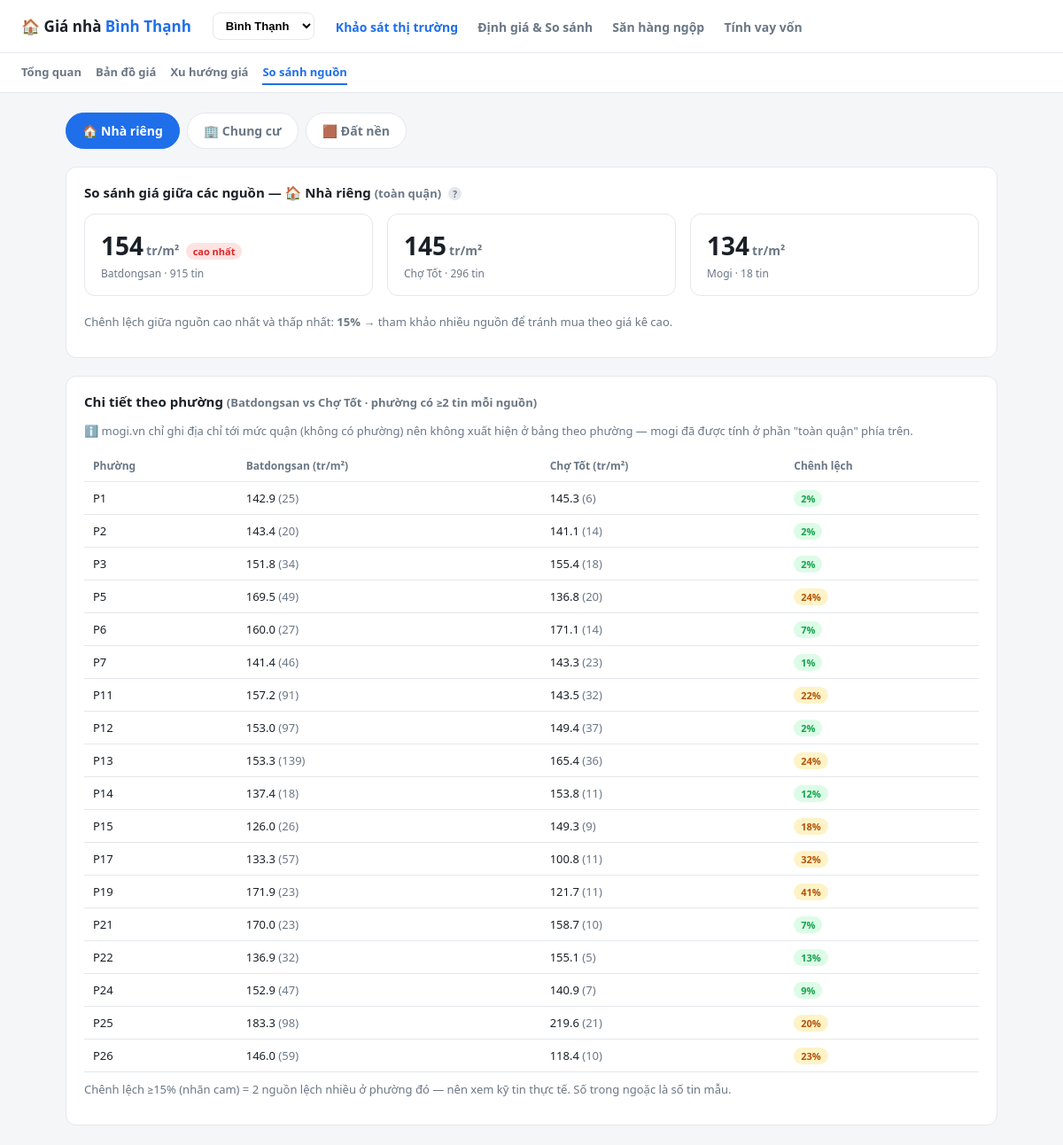
The page /so-nguon on the database its author committed.
### tables this page shows
CREATE TABLE listings (
    id          INTEGER PRIMARY KEY AUTOINCREMENT,
    source      TEXT    DEFAULT 'crawl',   -- 'crawl' | 'thuc_te' (giá đóng thật)
    tieu_de     TEXT,
    dia_chi     TEXT,
    quan        TEXT    DEFAULT 'Bình Thạnh',
    phuong      TEXT,
    loai_duong  TEXT,                       -- 'mat_tien' | 'hxh' | 'hem'
    rong_hem    REAL,
    dien_tich   REAL,                       -- m2
    ngang       REAL,
    dai         REAL,
    so_tang     INTEGER,
    huong       TEXT,
    gia         REAL,                        -- tỷ đồng
    gia_per_m2  REAL,                        -- triệu đồng/m2
    ngay_dang   TEXT,
    trang_thai  TEXT    DEFAULT 'dang_ban',
    ghi_chu     TEXT,
    lat         REAL,
    lng         REAL,
    url         TEXT,
    created_at  TEXT    DEFAULT (datetime('now'))
, loai_bds TEXT DEFAULT 'nha_rieng', du_an TEXT, so_pn INTEGER, district_id TEXT DEFAULT 'binh_thanh', ward_id TEXT, street_id TEXT);

### src/app.py (the view)
@app.route("/so-nguon")
def so_nguon():
    loai_bds = _loai_bds()
    d = _district()
    return render_template(
        "so_nguon.html",
        loai_bds=loai_bds,
        loai_bds_label=LOAI_BDS_LABEL,
        source_label=SOURCE_LABEL,
        overall=db.source_overall(loai_bds, d),
        by_ward=db.source_by_ward(loai_bds, d),
    )

### src/app.py (called while the page is built)
def _loai_bds():
    v = request.args.get("loai_bds") or LOAI_BDS_DEFAULT
    return v if v in LOAI_BDS_LABEL else LOAI_BDS_DEFAULT

def _district():
    v = request.args.get("quan")
    if v and v in DISTRICTS:
        session["quan"] = v
        return v
    return session.get("quan", DISTRICT_DEFAULT)

@app.template_filter("wardlabel")
def _wardlabel(w):
    if w is None or w == "":
        return "—"
    return f"P{w}" if str(w).isdigit() else str(w)

@app.context_processor
def _inject_district():
    avail = db.districts_in_db() or [DISTRICT_DEFAULT]
    return dict(cur_district=_district(), district_label=DISTRICT_LABEL,
                districts_avail=avail)

### src/db.py (called while the page is built)
def get_conn():
    os.makedirs(os.path.dirname(DB_PATH), exist_ok=True)
    conn = sqlite3.connect(DB_PATH)
    conn.row_factory = sqlite3.Row
    return conn

def _filt(loai_bds: str | None = None, district_id: str | None = None):
    cl, p = [], []
    if district_id:
        cl.append("district_id = ?"); p.append(district_id)
    if loai_bds:
        cl.append("loai_bds = ?"); p.append(loai_bds)
    return ((" AND " + " AND ".join(cl)) if cl else ""), p

def districts_in_db() -> list[str]:
    with get_conn() as conn:
        return [r[0] for r in conn.execute(
            "SELECT district_id, COUNT(*) c FROM listings WHERE district_id IS NOT NULL "
            "GROUP BY district_id ORDER BY c DESC").fetchall()]

def _ward_sort_key(p: str):
    return (0, int(p)) if str(p).isdigit() else (1, str(p))

def source_overall(loai_bds: str, district_id: str | None = None):
    df, dp = _filt(None, district_id)
    with get_conn() as conn:
        rows = conn.execute(
            f"""SELECT source, gia_per_m2 FROM listings
               WHERE loai_bds = ? AND gia_per_m2 IS NOT NULL{df}""",
            [loai_bds] + dp,
        ).fetchall()
    g: dict[str, list] = {}
    for r in rows:
        g.setdefault(r[0], []).append(r[1])
    return {s: {"median_m2": round(median(v), 1), "n": len(v)} for s, v in g.items()}

### src/templates/so_nguon.html
{% extends "base.html" %}
{% block content %}
<div class="tabs">
  {% for k, v in loai_bds_label.items() %}
  <a class="tab {% if loai_bds == k %}active{% endif %}" href="/so-nguon?loai_bds={{ k }}">{{ v }}</a>
  {% endfor %}
</div>
{% set order = ['batdongsan', 'chotot', 'mogi'] %}
<div class="card">
  <h2>So sánh giá giữa các nguồn — {{ loai_bds_label[loai_bds] }} <span class="muted">(toàn quận)</span>
    <span class="help" data-tip="Cùng một khu vực, nếu một nguồn có giá/m² trung vị cao hơn hẳn thì nguồn đó đang nhiều tin kê giá cao. So nhiều nguồn giúp ước lượng giá thực tế hơn.">?</span></h2>
  {% if not overall %}
  <p class="muted">Chưa có dữ liệu cho loại/quận này.</p>
  {% else %}
  {% set meds = [] %}{% for s in order if s in overall %}{% set _ = meds.append(overall[s].median_m2) %}{% endfor %}
  <div class="kpis" style="grid-template-columns: repeat({{ order|select('in', overall)|list|length }}, 1fr);">
    {% for s in order if s in overall %}
    <div class="kpi">
      <div class="v">{{ overall[s].median_m2|int }}<span class="u">tr/m²</span>
        {% if meds and overall[s].median_m2 == meds|max and meds|length > 1 %}
          <span class="tag" style="background:#fee2e2;color:#dc2626;font-size:11px;">cao nhất</span>
        {% endif %}
      </div>
      <div class="l">{{ source_label.get(s, s) }} · {{ overall[s].n }} tin</div>
    </div>
    {% endfor %}
  </div>
  {% if meds|length > 1 %}
  <p class="muted">Chênh lệch giữa nguồn cao nhất và thấp nhất:
     <b>{{ ((meds|max - meds|min) / meds|min * 100)|round|int }}%</b>
     → tham khảo nhiều nguồn để tránh mua theo giá kê cao.</p>
  {% endif %}
  {% endif %}
</div>
<div class="card">
  <h2>Chi tiết theo phường <span class="muted">(Batdongsan vs Chợ Tốt · phường có ≥2 tin mỗi nguồn)</span></h2>
  <p class="muted">ℹ️ mogi.vn chỉ ghi địa chỉ tới mức quận (không có phường) nên không xuất hiện ở bảng theo phường —
     mogi đã được tính ở phần "toàn quận" phía trên.</p>
  {% if not by_ward %}
  <p class="muted">Không đủ phường có cả 2 nguồn (Batdongsan & Chợ Tốt) để so sánh ở quận này.</p>
  {% else %}
  <div style="overflow-x:auto;">
  <table>
    <thead><tr>
      <th>Phường</th>
      <th>Batdongsan (tr/m²)</th>
      <th>Chợ Tốt (tr/m²)</th>
      <th>Chênh lệch</th>
    </tr></thead>
    <tbody>
      {% for r in by_ward %}
      <tr>
        <td>{{ r.phuong|wardlabel }}</td>
        <td>{% if 'batdongsan' in r.src %}{{ r.src.batdongsan.median_m2 }} <span class="muted">({{ r.src.batdongsan.n }})</span>{% else %}—{% endif %}</td>
        <td>{% if 'chotot' in r.src %}{{ r.src.chotot.median_m2 }} <span class="muted">({{ r.src.chotot.n }})</span>{% else %}—{% endif %}</td>
        <td>
          {% if 'batdongsan' in r.src and 'chotot' in r.src %}
            <span class="tag {% if r.chenh_pct >= 15 %}tag-real{% else %}tag-hxh{% endif %}">{{ r.chenh_pct }}%</span>
          {% else %}<span class="muted">thiếu nguồn</span>{% endif %}
        </td>
      </tr>
      {% endfor %}
    </tbody>
  </table>
  </div>
  <p class="muted" style="margin-top:10px;">Chênh lệch ≥15% (nhãn cam) = 2 nguồn lệch nhiều ở phường đó —
     nên xem kỹ tin thực tế. Số trong ngoặc là số tin mẫu.</p>
  {% endif %}
</div>
{% endblock %}

### src/templates/base.html (shortened to what this page needs)
<!DOCTYPE html>
<html lang="vi">
<head>
</head>
<body>
  {% set p = request.path %}
  {% set grp = 'market' if p in ['/', '/heatmap', '/xu-huong', '/so-nguon']
        else 'valuation' if p in ['/dinh-gia', '/so-sanh']
        else 'deal' if p == '/trung-lap'
        else 'finance' if p == '/vay-von' else 'market' %}
  <header>
    <h1>🏠 Giá nhà <span style="color:var(--accent)">{{ district_label.get(cur_district, 'TP.HCM') }}</span></h1>
    <form method="get" style="margin:0;">
      <select name="quan" onchange="this.form.submit()"
              style="width:auto; padding:6px 10px; font-size:13px; font-weight:600;">
        {% for d in districts_avail %}
        <option value="{{ d }}" {% if d == cur_district %}selected{% endif %}>{{ district_label.get(d, d) }}</option>
        {% endfor %}
      </select>
    </form>
    <nav>
      <a href="/" class="{% if grp == 'market' %}active{% endif %}">Khảo sát thị trường</a>
      <a href="/dinh-gia" class="{% if grp == 'valuation' %}active{% endif %}">Định giá &amp; So sánh</a>
      <a href="/trung-lap" class="{% if grp == 'deal' %}active{% endif %}">Săn hàng ngộp</a>
      <a href="/vay-von" class="{% if grp == 'finance' %}active{% endif %}">Tính vay vốn</a>
    </nav>
  </header>
  {% if grp == 'market' %}
  <div class="subnav">
    <a href="/" class="{% if p == '/' %}active{% endif %}">Tổng quan</a>
    <a href="/heatmap" class="{% if p == '/heatmap' %}active{% endif %}">Bản đồ giá</a>
    <a href="/xu-huong" class="{% if p == '/xu-huong' %}active{% endif %}">Xu hướng giá</a>
    <a href="/so-nguon" class="{% if p == '/so-nguon' %}active{% endif %}">So sánh nguồn</a>
  </div>
  {% elif grp == 'valuation' %}
  <div class="subnav">
    <a href="/dinh-gia" class="{% if p == '/dinh-gia' %}active{% endif %}">Tính giá theo căn cụ thể</a>
    <a href="/so-sanh" class="{% if p == '/so-sanh' %}active{% endif %}">So sánh giá giữa các phường</a>
  </div>
  {% endif %}
  <div class="wrap">
    {% block content %}{% endblock %}
  </div>
</body>
</html>

### src/templates/base.html (style rules this page uses)
:root { --bg: #f5f6f8; --card: #fff; --ink: #1a2027; --muted: #6b7785; --line: #e4e7ec; --accent: #1f6feb; --accent2: #16a34a; --warn: #d97706; }
* { box-sizing: border-box; }
body { margin: 0; font-family: system-ui, "Segoe UI", Roboto, sans-serif; background: var(--bg); color: var(--ink); }
header { background: var(--card); border-bottom: 1px solid var(--line); padding: 14px 24px; display: flex; align-items: center; gap: 24px; }
header h1 { font-size: 17px; margin: 0; }
nav a { color: var(--muted); text-decoration: none; font-weight: 600; font-size: 14px; margin-right: 18px; }
nav a.active, nav a:hover { color: var(--accent); }
.wrap { max-width: 1100px; margin: 22px auto; padding: 0 24px; }
.card { background: var(--card); border: 1px solid var(--line); border-radius: 12px; padding: 18px 20px; margin-bottom: 20px; }
.card h2 { font-size: 15px; margin: 0 0 14px; }
select, input { width: 100%; padding: 8px 10px; border: 1px solid var(--line); border-radius: 8px; font-size: 14px; background: #fff; }
table { width: 100%; border-collapse: collapse; font-size: 13px; }
th, td { text-align: left; padding: 9px 10px; border-bottom: 1px solid var(--line); }
th { color: var(--muted); font-weight: 600; font-size: 12px; }
.tag { font-size: 11px; padding: 2px 8px; border-radius: 999px; font-weight: 600; }
.tag-hxh { background: #dcfce7; color: #16a34a; }
.tag-real { background: #fef3c7; color: #b45309; }
.kpis { display: grid; grid-template-columns: repeat(4, 1fr); gap: 16px; margin-bottom: 20px; }
.kpi { background: var(--card); border: 1px solid var(--line); border-radius: 12px; padding: 16px 18px; }
.kpi .v { font-size: 28px; font-weight: 700; }
.kpi .v .u { font-size: 14px; font-weight: 600; color: var(--muted); margin-left: 3px; }
.kpi .l { font-size: 12px; color: var(--muted); margin-top: 4px; }
.muted { color: var(--muted); font-size: 13px; }
.tabs { display: flex; gap: 8px; margin-bottom: 20px; flex-wrap: wrap; }
.tab { display: inline-flex; align-items: center; gap: 8px; padding: 10px 18px; border: 1px solid var(--line); border-radius: 999px; background: var(--card); color: var(--muted); text-decoration: none; font-weight: 600; font-size: 14px; }
.tab.active { background: var(--accent); border-color: var(--accent); color: #fff; }
.subnav { background: var(--card); border-bottom: 1px solid var(--line); padding: 8px 24px; display: flex; gap: 16px; }
.subnav a { color: var(--muted); text-decoration: none; font-size: 13px; font-weight: 600; padding: 4px 0; border-bottom: 2px solid transparent; }
.subnav a.active, .subnav a:hover { color: var(--accent); border-bottom-color: var(--accent); }
.help { display: inline-flex; align-items: center; justify-content: center; width: 15px; height: 15px; border-radius: 50%; background: var(--line); color: var(--muted); font-size: 10px; font-weight: 700; cursor: help; margin-left: 4px; vertical-align: middle; position: relative; }

### rows shown on the page
listings: phuong|wardlabel "P11", src.batdongsan.median_m2 "157.2", src.batdongsan.n "91", src.chotot.median_m2 "143.5", src.chotot.n "32", chenh_pct "22"
listings: phuong|wardlabel "P12", src.batdongsan.median_m2 "153.0", src.batdongsan.n "97", src.chotot.median_m2 "149.4", src.chotot.n "37", chenh_pct "2"
listings: phuong|wardlabel "P13", src.batdongsan.median_m2 "153.3", src.batdongsan.n "139", src.chotot.median_m2 "165.4", src.chotot.n "36", chenh_pct "24"
listings: phuong|wardlabel "P14", src.batdongsan.median_m2 "137.4", src.batdongsan.n "18", src.chotot.median_m2 "153.8", src.chotot.n "11", chenh_pct "12"
listings: phuong|wardlabel "P15", src.batdongsan.median_m2 "126.0", src.batdongsan.n "26", src.chotot.median_m2 "149.3", src.chotot.n "9", chenh_pct "18"
listings: phuong|wardlabel "P17", src.batdongsan.median_m2 "133.3", src.batdongsan.n "57", src.chotot.median_m2 "100.8", src.chotot.n "11", chenh_pct "32"
listings: phuong|wardlabel "P19", src.batdongsan.median_m2 "171.9", src.batdongsan.n "23", src.chotot.median_m2 "121.7", src.chotot.n "11", chenh_pct "41"
listings: phuong|wardlabel "P21", src.batdongsan.median_m2 "170.0", src.batdongsan.n "23", src.chotot.median_m2 "158.7", src.chotot.n "10", chenh_pct "7"
listings: phuong|wardlabel "P22", src.batdongsan.median_m2 "136.9", src.batdongsan.n "32", src.chotot.median_m2 "155.1", src.chotot.n "5", chenh_pct "13"
listings: phuong|wardlabel "P24", src.batdongsan.median_m2 "152.9", src.batdongsan.n "47", src.chotot.median_m2 "140.9", src.chotot.n "7", chenh_pct "9"
listings: phuong|wardlabel "P25", src.batdongsan.median_m2 "183.3", src.batdongsan.n "98", src.chotot.median_m2 "219.6", src.chotot.n "21", chenh_pct "20"
listings: phuong|wardlabel "P26", src.batdongsan.median_m2 "146.0", src.batdongsan.n "59", src.chotot.median_m2 "118.4", src.chotot.n "10", chenh_pct "23"

### other values the page prints
{{ district_label.get(cur_district, 'TP.HCM') }} "Bình Thạnh"
{{ v }} "🏠 Nhà riêng" "🏢 Chung cư" "🟫 Đất nền"
{{ loai_bds_label[loai_bds] }} "🏠 Nhà riêng"
{{ overall[s].median_m2|int }} "154" "145" "134"
{{ source_label.get(s, s) }} "Batdongsan" "Chợ Tốt" "Mogi"
{{ overall[s].n }} "915" "296" "18"
{{ ((meds|max - meds|min) / meds|min * 100)|round|int }} "15"
{{ r.phuong|wardlabel }} "P1" "P2" "P3" "P5" "P6" "P7"
{{ r.src.batdongsan.median_m2 }} "142.9" "143.4" "151.8" "169.5" "160.0" "141.4"
{{ r.src.batdongsan.n }} "25" "20" "34" "49" "27" "46"
{{ r.src.chotot.median_m2 }} "145.3" "141.1" "155.4" "136.8" "171.1" "143.3"
{{ r.src.chotot.n }} "6" "14" "18" "20" "14" "23"
{{ r.chenh_pct }} "2" "2" "2" "24" "7" "1"
form field quan "Bình Thạnh"
